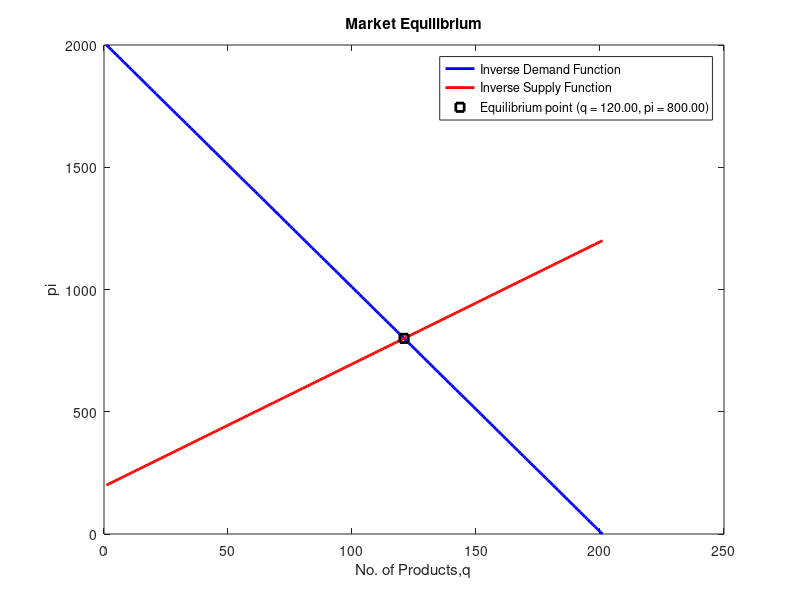
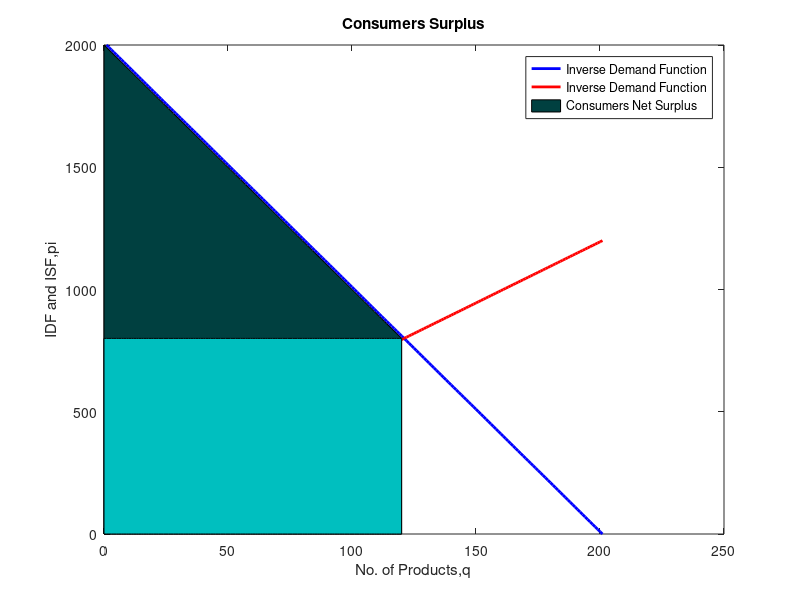
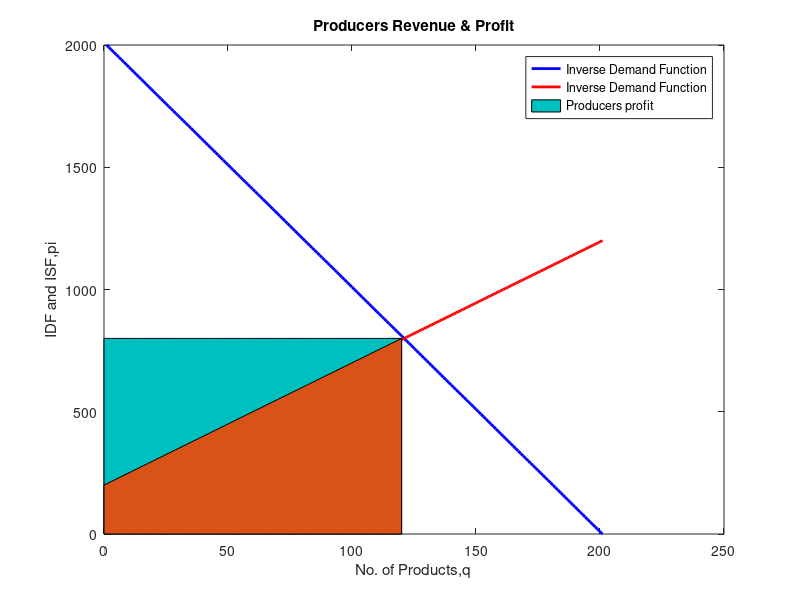

Reproduce these figures in MATLAB, in order.
%Program written by Divya M 
%Fundamentals of Power System Economics by Daniel S % Kirschen & Goran Strbac

clc; clear all; close all;

% question 2.3
% Inverse demand function; IDF = -10q+2000
% Inverse supply function;  ISF = 5q + 200    from q = 0.2pi - 40

display('Part-a')
for i1 = 0:200
    IDF(i1+1) = -10*i1+2000;
    ISF(i1+1) = 5*i1 + 200;
end
A = [1 10; 1 -5];
B = [2000;200];
solution = linsolve(A,B);
market_clearing_price = solution(1)
equilibrium_demand = solution(2)

figure(1)
x = 1:i1+1;
set(gcf,'Name','Inverse Demand Function & Inverse Supply Function','Color','w')
plot(x,IDF,'-b','LineWidth',2)
hold on;
plot(x,ISF,'-r','LineWidth',2)
hold on;
plot(solution(2)+1,solution(1),'ks','LineWidth',2)
hold on;
plot(x,0,'-g','LineWidth',2)
hold on;
%grid on;
xlabel('No. of Products,q')
ylabel('pi')
title('Market Equilibrium')
txt = sprintf('Equilibrium point (q = %.2f, pi = %.2f)',solution(2),solution(1));
legend('Inverse Demand Function','Inverse Supply Function',txt);

display('Part-b')
consumption = solution(2)
gross_surplus = trapz(0:consumption,IDF(1:consumption+1))
net_surplus = trapz(0:consumption,IDF(1:consumption+1)-800)

figure(2)
abc = ones(1,consumption+1);
abc1 = solution(1)*abc;
set(gcf,'Name','Market Equilibrium','Color','w')
plot(x,IDF,'-b','LineWidth',2)
hold on;
plot(x,ISF,'-r','LineWidth',2)
hold on;
gross_surplus1 = area(0:consumption,IDF(1:consumption+1),'FaceColor',[0,0.25,0.25]);
hold on
revenue = area(0:consumption, abc1,'FaceColor',[0,0.75,0.75]);
hold on;
plot(x,0,'-g','LineWidth',2)
hold on;
xlabel('No. of Products,q')
ylabel('IDF and ISF,pi')
title('Consumers Surplus')
legend('Inverse Demand Function','Inverse Demand Function','Consumers Net Surplus');

producer_revenue =  trapz(0:consumption,abc1)
producer_profit =  trapz(0:consumption,800-ISF(1:consumption+1))
global_welfare = net_surplus + producer_profit

figure(3)
set(gcf,'Name','Market Equilibrium','Color','w')
plot(x,IDF,'-b','LineWidth',2)
hold on;
plot(x,ISF,'-r','LineWidth',2)
hold on;
producer_revenue1 =  area(0:consumption,abc1, 'FaceColor',[0,0.75,0.75])
%gross_surplus1 = area(0:consumption,IDF(1:consumption+1),'FaceColor',[0,0.25,0.25]);
hold on
producer_profit1 =  area(0:consumption,ISF(1:consumption+1))
hold on;
plot(x,0,'-g','LineWidth',2)
hold on;
xlabel('No. of Products,q')
ylabel('IDF and ISF,pi')
title('Producers Revenue & Profit')
legend('Inverse Demand Function','Inverse Demand Function','Producers profit');
